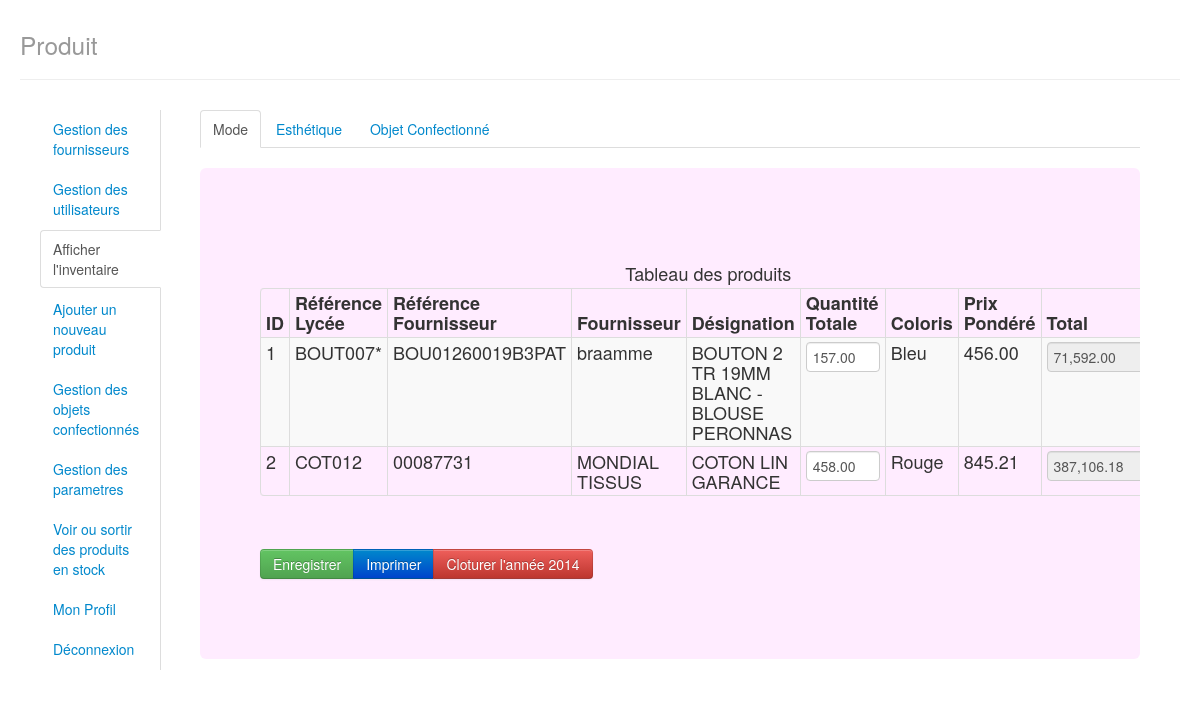
/Inventaire1.php (signed in), run on an earlier commit of the app's database.
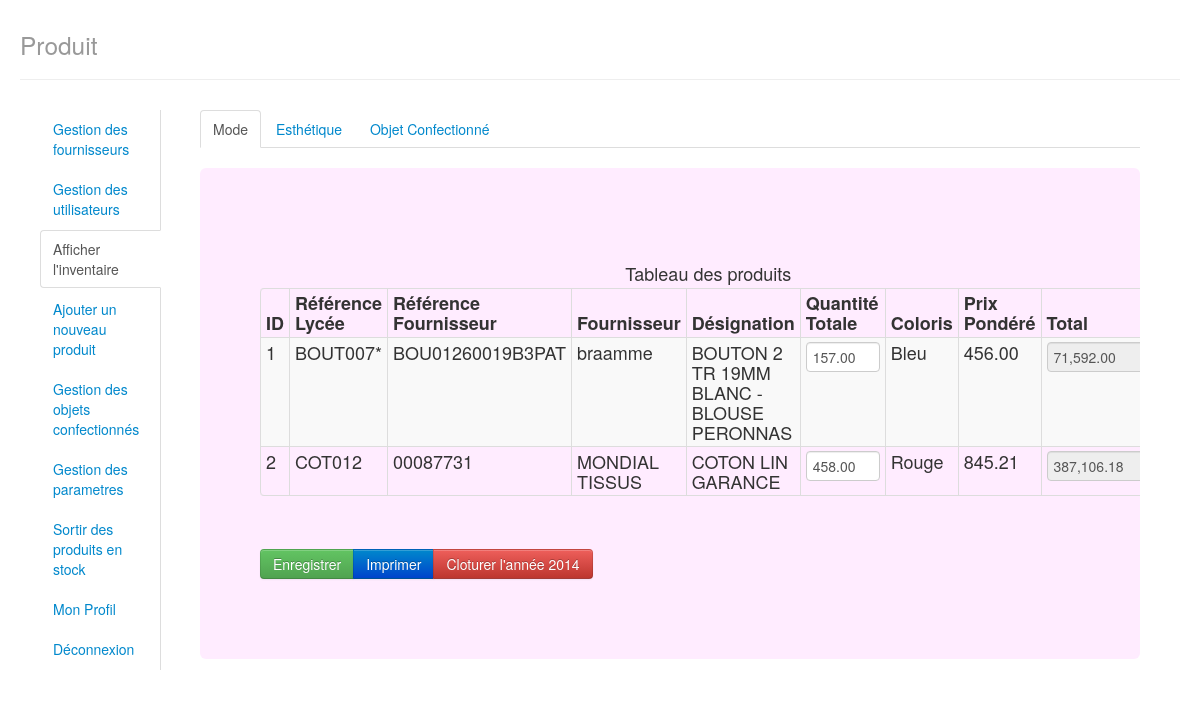
And on a later commit of the database.
### tables this page shows
CREATE TABLE IF NOT EXISTS `menu` (
  `Idtype` int(3) NOT NULL,
  `IdLien` int(3) NOT NULL,
  PRIMARY KEY (`Idtype`,`IdLien`),
  KEY `IdLien` (`IdLien`)
);

CREATE TABLE IF NOT EXISTS `lien` (
  `Id` int(3) NOT NULL AUTO_INCREMENT,
  `Adresse` char(30) NOT NULL,
  `Details` char(60) NOT NULL,
  PRIMARY KEY (`Id`)
);

### connexion.php (called while the page is built, shortened)
<?php
function connexion_base($annee)
{
    try
    {
        $bdd = new PDO('mysql:host=localhost;dbname='.$annee.'','root','') or die(print_r($bdd->errorInfo()));
        $bdd->setAttribute(PDO::ATTR_ERRMODE, PDO::ERRMODE_EXCEPTION);
        $bdd->exec('SET NAMES utf8');
        return $bdd;
    }
    catch(Exception $e)
    {
        die('erreur: ' . $e->getMessage());
    }
}
?>

### menu.class.php (called while the page is built, shortened)
<?php
class Menu
{
    private  static $bdd;
    function __construct()
    {
        Menu::$bdd=connexion_base($_SESSION['annee']);
        Menu::$bdd->query("SET CHARACTER SET utf8");
    }
    function affiche_menu()
    {
        $req="SELECT * From typeuser INNER JOIN menu ON typeuser.Id=menu.Idtype INNER JOIN lien ON menu.IdLien=lien.Id WHERE typeuser.Id=".$_SESSION['type'].";" ;
        $rs = Menu::$bdd->query($req);
        return $result = $rs->fetchAll();
    }
}
?>

### Inventaire1.php (the view, shortened to what the changed rows need)
<!DOCTYPE html>
<html>
    <head>
               <link rel="stylesheet"   media="screen" href="css/bootstrap-responsive.min.css">
        <link rel="stylesheet"   media="screen" href="css/bootstrap.min.css">
        <link rel="stylesheet" media="print" href="css/print.css" type="text/css">
    </head>
    <body>
        <div class="container-fluid">
            <div class="page-header">
                <h1><small>Produit</small></h1>
            </div>
            <?php include('Menu.php');
           $menu->Verifdroit($page['basename']);?>
            <div class="span12">
                <div class="tab-content">
                    <div class="tab-pane active">
                        <div class="hero-unit" style="background-color: #FFECFF">
                            <div class="row-fluid">
                                <form  method="POST" action="Inventaire1.php">
                                <table class="table table-bordered table-striped table-condensed">
                                    <caption> Tableau des produits </caption>
                        <thead>
                                    <tr>
                                        <th>
                                            ID
                                        </th>
                                        <th>
                                            Référence Lycée
                                        </th>
                                        <th>
                                            Référence Fournisseur
                                        </th>
                                        <th>
                                            Fournisseur
                                        </th>
                                        <th>
                                            Désignation
                                        </th>
                                        <th>
                                            Quantité Totale
                                        </th>
                                        <th>
                                            Coloris
                                        </th>
                                        <th>
                                            Prix Pondéré
                                        </th>
                                        <th>
                                            Total
                                        </th>
                                    </tr>
                                </thead>
                                    <br>
                                </table>
                                <br>
                                </form>
                            </div>
                        </div>
                    </div>
                </div>
                </div>
        </div>
    </body>
</html>

### Menu.php (shortened to what the changed rows need)
<!DOCTYPE html>
<?php
include('menu.class.php');
?>
        <div class="menu">
<div class="span2 tabbable tabs-left full-height">
    <ul class='nav nav-tabs full-height' id="TabModal">
                    <?php
                    $page= pathinfo($_SERVER['PHP_SELF']);
                    $menu=new Menu();
                    $lesMenus=$menu->affiche_menu();
                    foreach ($lesMenus as $UnMenu)
                     {
                        ?><li <?php if($page['basename']==$UnMenu['Adresse']) {echo "class='active'";}?>><a href="<?php echo $UnMenu['Adresse']?>"><?php echo $UnMenu['Details']?></a></li>
                        <?php
                     }?>
    </ul>
</div>
        </div>

What changed in the data, as far as the page shows it:
changed through a linked row, menu: IdLien.Details "Voir ou sortir des produits en stock" → "Sortir des produits en stock"
